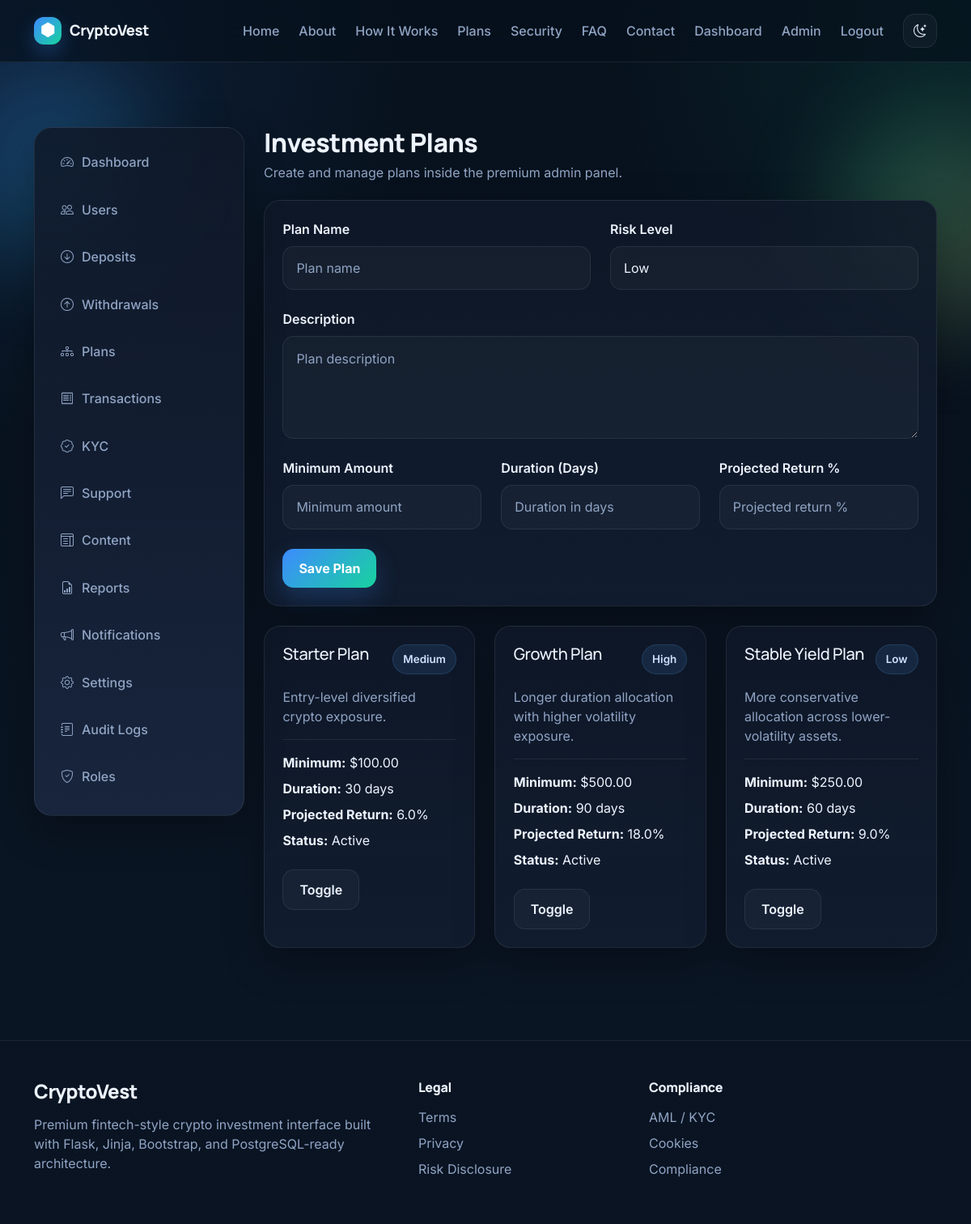
The page /admin/plans (signed in) on the database its author committed.
### app/models.py (models this page shows)
class InvestmentPlan(db.Model):
    id = db.Column(db.Integer, primary_key=True)
    name = db.Column(db.String(120), nullable=False)
    description = db.Column(db.Text, nullable=False)
    min_amount = db.Column(db.Float, nullable=False)
    duration_days = db.Column(db.Integer, nullable=False)
    target_return_percent = db.Column(db.Float, nullable=False)
    risk_level = db.Column(db.String(30), nullable=False)
    is_active = db.Column(db.Boolean, default=True)
    created_at = db.Column(db.DateTime, default=datetime.utcnow)
    investments = db.relationship("Investment", backref="plan", lazy=True)

### app/admin/routes.py (the view, shortened to what this page needs)
@admin_bp.route("/plans", methods=["GET", "POST"])
@login_required
@admin_required
def plans():
    form = PlanForm()
    plans = InvestmentPlan.query.order_by(InvestmentPlan.created_at.desc()).all()
    return render_template("admin/plans.html", form=form, plans=plans)

### app/forms.py
class PlanForm(FlaskForm):
    name = StringField("Plan Name", validators=[DataRequired(), Length(min=2, max=120)])
    description = TextAreaField("Description", validators=[DataRequired(), Length(min=10)])
    min_amount = FloatField("Minimum Amount", validators=[DataRequired(), NumberRange(min=1)])
    duration_days = FloatField("Duration (Days)", validators=[DataRequired(), NumberRange(min=1)])
    target_return_percent = FloatField("Projected Return %", validators=[DataRequired(), NumberRange(min=0)])
    risk_level = SelectField("Risk Level", choices=[("Low", "Low"), ("Medium", "Medium"), ("High", "High")], validators=[DataRequired()])
    submit = SubmitField("Save Plan")\

### app/models.py (called while the page is built)
@login_manager.user_loader
def load_user(user_id):
    return db.session.get(User, int(user_id))

### app/templates/admin/plans.html (shortened to what this page needs)
{% extends 'base.html' %}
{% block content %}
<section class="page-section">
    <div class="container dashboard-layout">
        {% include 'includes/admin_sidebar.html' %}
        <div class="page-shell">
            <div class="page-header">
                <h1>Investment Plans</h1>
                <p class="text-muted-premium mb-0">Create and manage plans inside the premium admin panel.</p>
            </div>
            <div class="content-card mb-4">
                <form method="POST">
                    <div class="row g-4">
                        <div class="col-md-6">
                            <label class="form-label">{{ form.name.label.text }}</label>
                            {{ form.name(class_='form-control', placeholder='Plan name') }}
                        </div>
                        <div class="col-md-6">
                            <label class="form-label">{{ form.risk_level.label.text }}</label>
                            {{ form.risk_level(class_='form-select') }}
                        </div>
                        <div class="col-12">
                            <label class="form-label">{{ form.description.label.text }}</label>
                            {{ form.description(class_='form-control', rows='4', placeholder='Plan description') }}
                        </div>
                        <div class="col-md-4">
                            <label class="form-label">{{ form.min_amount.label.text }}</label>
                            {{ form.min_amount(class_='form-control', placeholder='Minimum amount') }}
                        </div>
                        <div class="col-md-4">
                            <label class="form-label">{{ form.duration_days.label.text }}</label>
                            {{ form.duration_days(class_='form-control', placeholder='Duration in days') }}
                        </div>
                        <div class="col-md-4">
                            <label class="form-label">{{ form.target_return_percent.label.text }}</label>
                            {{ form.target_return_percent(class_='form-control', placeholder='Projected return %') }}
                        </div>
                    </div>
                    <div class="mt-4">
                        {{ form.submit(class_='btn btn-premium') }}
                    </div>
                </form>
            </div>
            <div class="row g-4">
                {% for plan in plans %}
                <div class="col-lg-4 col-md-6">
                    <div class="card-premium h-100">
                        <div class="d-flex justify-content-between align-items-start mb-3">
                            <h5 class="mb-0">{{ plan.name }}</h5>
                            <span class="status-badge status-info">{{ plan.risk_level }}</span>
                        </div>
                        <p class="text-muted-premium">{{ plan.description }}</p>
                        <hr class="premium-divider">
                        <p class="mb-2"><strong>Minimum:</strong> ${{ '%.2f'|format(plan.min_amount) }}</p>
                        <p class="mb-2"><strong>Duration:</strong> {{ plan.duration_days }} days</p>
                        <p class="mb-2"><strong>Projected Return:</strong> {{ plan.target_return_percent }}%</p>
                        <p class="mb-4"><strong>Status:</strong> {{ 'Active' if plan.is_active else 'Inactive' }}</p>
                        <a class="btn btn-outline-premium" href="{{ url_for('admin.toggle_plan', plan_id=plan.id) }}">
                            Toggle
                        </a>
                    </div>
                </div>
                {% endfor %}
            </div>
        </div>
    </div>
</section>
{% endblock %}

### app/static/css/style.css (style rules this page uses)
:root { --bg: #07111c; --bg-2: #0b1626; --surface: rgba(15, 24, 40, 0.86); --surface-2: rgba(18, 29, 48, 0.92); --surface-3: rgba(25, 38, 62, 0.95); --text: #edf4ff; --text-soft: #c5d4ee; --muted: #90a4c4; --border: rgba(255, 255, 255, 0.08); --shadow: 0 18px 50px rgba(0, 0, 0, 0.32); --blue: #3d8bff; --cyan: #29d3ff; --emerald: #18d39e; --gold: #f3c969; --danger: #ff7272; --success: #22c983; --warning: #f3b54a; --info: #57a6ff; --radius-xl: 26px; --radius-lg: 20px; --radius-md: 16px; --radius-sm: 12px; }
* { box-sizing: border-box; }
html { scroll-behavior: smooth; }
body { font-family: "Inter", "DM Sans", "Sora", sans-serif; background: radial-gradient(circle at top left, rgba(61,139,255,0.14), transparent 28%), radial-gradient(circle at top right, rgba(24,211,158,0.10), transparent 24%), linear-gradient(180deg, var(--bg), var(--bg-2)); color: var(--text); min-height: 100vh; position: relative; overflow-x: hidden; }
h1, h2, h3, h4, h5, h6, .brand { font-family: "Manrope", "Inter", sans-serif; letter-spacing: -0.02em; }
a { text-decoration: none; }
.btn-premium { color: #fff !important; border: none; border-radius: 14px; padding: 12px 20px; font-weight: 700; background: linear-gradient(135deg, var(--blue), var(--emerald)); box-shadow: 0 12px 30px rgba(61,139,255,0.22); transition: transform .25s ease, box-shadow .25s ease; }
.btn-outline-premium { border: 1px solid var(--border); color: var(--text); border-radius: 14px; padding: 12px 20px; font-weight: 600; background: rgba(255,255,255,0.03); transition: .25s ease; }
.page-section { padding: 64px 0; }
.card-premium, .glass-panel, .metric-card, .table-panel, .auth-card, .content-card { border: 1px solid var(--border); border-radius: var(--radius-lg); background: linear-gradient(180deg, var(--surface), var(--surface-2)); box-shadow: var(--shadow); }
.card-premium, .metric-card, .table-panel, .auth-card, .content-card { padding: 1.4rem; }
.section-subtitle, .text-muted-premium { color: var(--muted) !important; }
.form-label { font-weight: 600; color: var(--text); margin-bottom: .55rem; }
.form-control, .form-select, textarea { background: rgba(255,255,255,0.03) !important; color: var(--text) !important; border: 1px solid var(--border) !important; border-radius: 14px !important; padding: .9rem 1rem !important; box-shadow: none !important; }
.form-control::placeholder, textarea::placeholder { color: var(--muted) !important; }
.status-badge { display: inline-flex; align-items: center; gap: 6px; padding: .45rem .75rem; border-radius: 999px; font-size: .84rem; font-weight: 600; }
.status-info { color: #cfe2ff; background: rgba(87,166,255,0.12); border: 1px solid rgba(87,166,255,0.18); }
.dashboard-layout { display: grid; grid-template-columns: 260px 1fr; gap: 1.5rem; align-items: start; }
.page-shell { min-width: 0; }
.page-header { margin-bottom: 1.4rem; }
.page-header h1 { font-size: 2rem; font-weight: 800; margin-bottom: .35rem; }
hr.premium-divider { border-color: var(--border); opacity: 1; }

### rows shown on the page
InvestmentPlan: name "Starter Plan", risk_level "Medium", description "Entry-level diversified crypto exposure.", min_amount "100.00", duration_days "30", target_return_percent "6.0", is_active "Active"
InvestmentPlan: name "Growth Plan", risk_level "High", description "Longer duration allocation with higher volatility exposure.", min_amount "500.00", duration_days "90", target_return_percent "18.0", is_active "Active"
InvestmentPlan: name "Stable Yield Plan", risk_level "Low", description "More conservative allocation across lower-volatility assets.", min_amount "250.00", duration_days "60", target_return_percent "9.0", is_active "Active"
